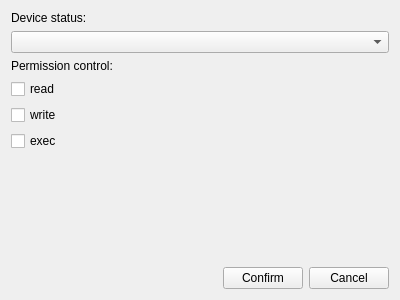
<?xml version="1.0" encoding="UTF-8"?>
<ui version="4.0">
 <class>EditPermissions</class>
 <widget class="QWidget" name="EditPermissions">
  <property name="geometry">
   <rect>
    <x>0</x>
    <y>0</y>
    <width>400</width>
    <height>300</height>
   </rect>
  </property>
  <property name="windowTitle">
   <string>Form</string>
  </property>
  <layout class="QVBoxLayout" name="verticalLayout_3">
   <item>
    <layout class="QVBoxLayout" name="verticalLayout">
     <item>
      <widget class="QLabel" name="label">
       <property name="text">
        <string>Device status:</string>
       </property>
      </widget>
     </item>
     <item>
      <widget class="QComboBox" name="m_cb_status"/>
     </item>
    </layout>
   </item>
   <item>
    <layout class="QVBoxLayout" name="verticalLayout_2">
     <item>
      <widget class="QLabel" name="label_2">
       <property name="text">
        <string>Permission control:</string>
       </property>
      </widget>
     </item>
     <item>
      <widget class="QCheckBox" name="m_btn_read">
       <property name="text">
        <string>read</string>
       </property>
      </widget>
     </item>
     <item>
      <widget class="QCheckBox" name="m_btn_write">
       <property name="text">
        <string>write</string>
       </property>
      </widget>
     </item>
     <item>
      <widget class="QCheckBox" name="m_btn_exec">
       <property name="text">
        <string>exec</string>
       </property>
      </widget>
     </item>
    </layout>
   </item>
   <item>
    <spacer name="verticalSpacer">
     <property name="orientation">
      <enum>Qt::Vertical</enum>
     </property>
     <property name="sizeHint" stdset="0">
      <size>
       <width>20</width>
       <height>40</height>
      </size>
     </property>
    </spacer>
   </item>
   <item>
    <layout class="QHBoxLayout" name="horizontalLayout">
     <item>
      <spacer name="horizontalSpacer">
       <property name="orientation">
        <enum>Qt::Horizontal</enum>
       </property>
       <property name="sizeHint" stdset="0">
        <size>
         <width>40</width>
         <height>20</height>
        </size>
       </property>
      </spacer>
     </item>
     <item>
      <widget class="QPushButton" name="m_confirm">
       <property name="text">
        <string>Confirm</string>
       </property>
      </widget>
     </item>
     <item>
      <widget class="QPushButton" name="m_cancel">
       <property name="text">
        <string>Cancel</string>
       </property>
      </widget>
     </item>
    </layout>
   </item>
  </layout>
 </widget>
 <resources/>
 <connections/>
</ui>
